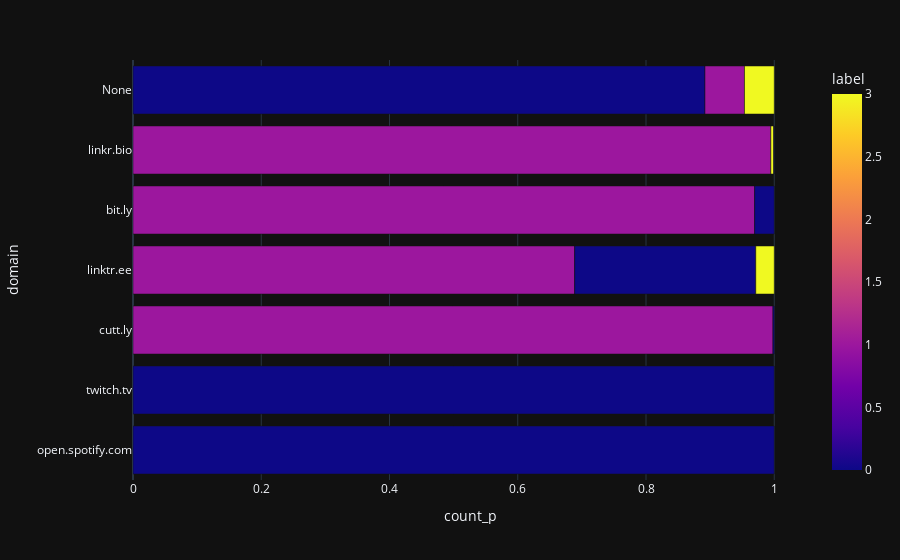

The code cell stored with this chart in its notebook:
### Code cell
sub_df = df_main.copy(deep=True)
sub_df['domain'] = sub_df['domain'].fillna('None')


df_domain_label_count = sub_df.groupby(['domain', 'label'], as_index=False).agg({'username': 'count'}).rename({'username': 'count'}, axis=1).sort_values('count', ascending=False)
df_domain_count = sub_df.groupby('domain', as_index=False).agg({'username': 'count'}).rename({'username': 'domain_count'}, axis=1)
sub_df = df_domain_label_count.merge(df_domain_count, on='domain', how='left')

sub_df['count_p'] = sub_df['count'] / sub_df['domain_count']
sub_df = sub_df.sort_values(['domain_count', 'count_p'], ascending=[True, False])

px.bar(sub_df.query('domain_count > 500'), 
    x='count_p', 
    y='domain', 
    barmode='stack', 
    color='label', 
    **plotly_kwargs
    )

### Figure 1 — Plotly figure (JSON) as saved in the notebook; plotly's stock layout.template omitted (floating-point values rounded to 4 significant figures)
{"data": [{"alignmentgroup": "True", "hovertemplate": "count_p=%{x}<br>domain=%{y}<br>label=%{marker.color}<extra></extra>", "legendgroup": "", "marker": {"color": [0, 0, 1, 0, 1, 0, 3, 1, 0, 1, 3, 0, 0, 1, 3], "coloraxis": "coloraxis", "pattern": {"shape": ""}}, "name": "", "offsetgroup": "", "orientation": "h", "showlegend": false, "textposition": "auto", "type": "bar", "x": [1, 1, 0.998, 0.002018, 0.6888, 0.2824, 0.02882, 0.9694, 0.03057, 0.9947, 0.004513, 0.0007849, 0.8919, 0.06162, 0.04644], "xaxis": "x", "y": ["open.spotify.com", "twitch.tv", "cutt.ly", "cutt.ly", "linktr.ee", "linktr.ee", "linktr.ee", "bit.ly", "bit.ly", "linkr.bio", "linkr.bio", "linkr.bio", "None", "None", "None"], "yaxis": "y"}], "layout": {"barmode": "stack", "coloraxis": {"colorbar": {"title": {"text": "label"}}, "colorscale": [[0, "#0d0887"], [0.1111, "#46039f"], [0.2222, "#7201a8"], [0.3333, "#9c179e"], [0.4444, "#bd3786"], [0.5556, "#d8576b"], [0.6667, "#ed7953"], [0.7778, "#fb9f3a"], [0.8889, "#fdca26"], [1, "#f0f921"]]}, "legend": {"tracegroupgap": 0}, "margin": {"t": 60}, "xaxis": {"anchor": "y", "domain": [0, 1], "title": {"text": "count_p"}}, "yaxis": {"anchor": "x", "domain": [0, 1], "title": {"text": "domain"}}}}
